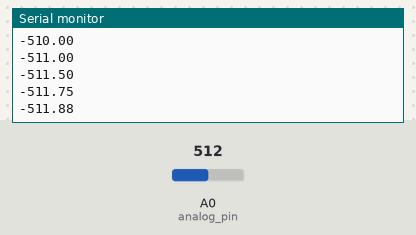
The sketch below on a simulated Arduino Uno, built with avr-gcc and run on an emulated ATmega328P. Shown: the last lines printed to the serial monitor. The test bench sets the inputs (shaded band); at power-on: A0 (analog_pin) = 512.

Above: at 1.2 s.
1.3 s: A0 (analog_pin) set to 716
At 1.31 s:
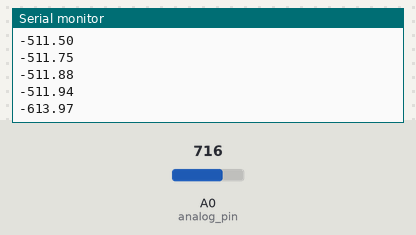
2.8 s: A0 (analog_pin) set to 900
At 2.82 s:
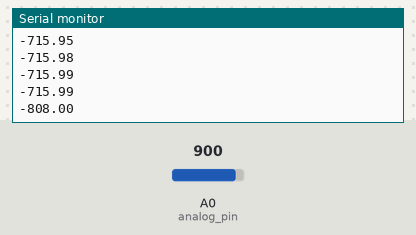
Timing chart, 0 to 5.8 s (numbered marks = the images above; inputs shaded):
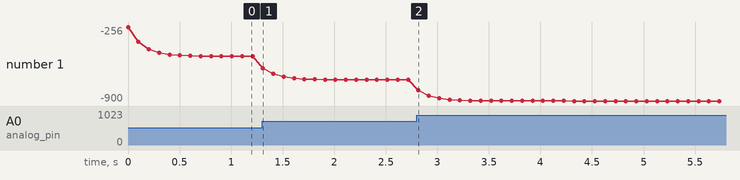

Measured:
- after the input at 1.3 s, the serial monitor: prints a new line at once (image 1)
- after the input at 2.8 s, the serial monitor: prints a new line at once (image 2)
- plotted number 1: -511.94 → -715.99 after the input at 1.3 s, -715.99 → -900 after the input at 2.8 s

The sketch:

High-Pass_Filter.ino
```cpp
/*

 * High-Pass Filter
 * Designed by AKBN(Anand),2020.

 */


const float alpha = 0.5;
double data_filtered[] = {0, 0};
double data[] = {0, 0};
const int n = 1;
const int analog_pin = 0;

void setup(){
    Serial.begin(9600);
}

void loop(){
    // Retrieve Data
    data[0] = analogRead(analog_pin);

    // High Pass Filter
    data_filtered[n] = alpha * (data_filtered[n-1] + data[n] - data[n-1]);

    // Store the previous data in correct index
    data[n-1] = data[n];
    data_filtered[n-1] = data_filtered[n];

    // Print Data
    Serial.println(data_filtered[0]);
    delay(100);
}
```
